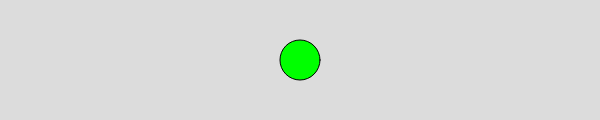
Frame 1 (no input)
Frame 60 (no input): identical to frame 1, image omitted
Frame 120 (the mouse pressed at the canvas centre since frame 60): identical to frame 1, image omitted

The p5.js sketch that drew this single still picture (run headless with seeded random() and noise() and a simulated clock; from frame 60 on, the mouse is pressed at the canvas centre):

// p5.js sketch
// ── sketch.js
function setup() {
  createCanvas(600, 120);
}

function draw() {
  var x=40;//set the value of x to 40
  fill(0,255,0)//set the fill to green
  background(220);

	//if mouseX is on the right side of the screen,
  //shrink the ellipse to 20
  if(mouseX>width/2){
  	x=20;
  }
  //if mouseY is on the botto half of the screen,
  //change the fill to red
  if(mouseY>height/2){
  	fill(255,0,0);
  }
  ellipse(width/2,height/2,x,x)
}
